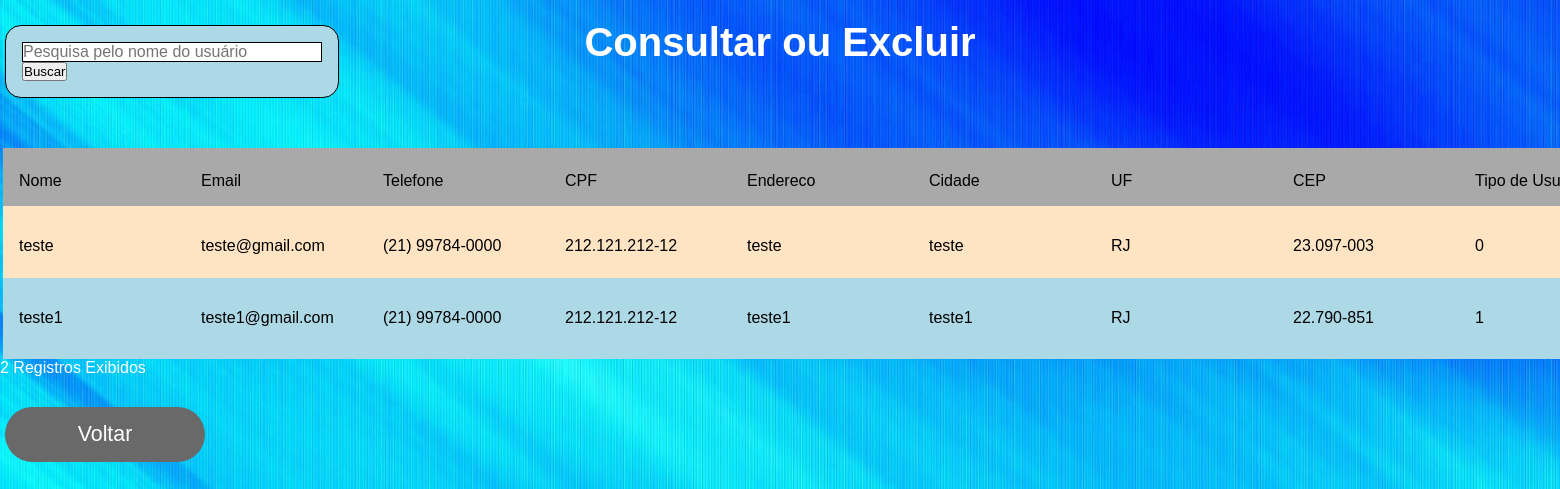
Page /usuario/pesquisarUsuario.php (signed in) on the committed database.
### tables this page shows
CREATE TABLE `usuarios` (
  `idUsuario` int(11) NOT NULL AUTO_INCREMENT,
  `email` varchar(100) DEFAULT NULL,
  `senha` varchar(100) DEFAULT NULL,
  `nome` varchar(100) DEFAULT NULL,
  `telefone` varchar(30) DEFAULT NULL,
  `cpf` varchar(14) DEFAULT NULL,
  `endereco` varchar(100) DEFAULT NULL,
  `cidade` varchar(30) DEFAULT NULL,
  `uf` varchar(2) DEFAULT NULL,
  `cep` varchar(14) DEFAULT NULL,
  `adm` int(1) DEFAULT NULL,
  PRIMARY KEY (`idUsuario`)
);

### usuario/pesquisarUsuario.php (the view, shortened to what this page needs)
<?php
    if(isset($_SESSION["usuario"]) && is_array($_SESSION["usuario"])){
        $nome = $_SESSION["usuario"][0];
    }else{
        echo "<script>window.location = '../index.php'</script>";
    }
?>
<link rel="stylesheet" href="../estilos.css">
<h2 id="consulta">Consultar ou Excluir</h2>
<form method="post" id="botao-pesquisa" action="pesquisarUsuario.php">
     <input type="search" name="busca" placeholder="Pesquisa pelo nome do usuário" autofocus="true"/>
    <button type="submit">Buscar</button>
</form>
<?php
include_once "../conexao.php";
   try{
  $consulta = $conectar->query("SELECT idUsuario, nome, email, telefone, cpf, endereco, cidade, uf, cep, adm FROM usuarios WHERE nome like '$nome%'");
echo "<table id=tituloEditar><tr><td>Nome</td><td>Email</td><td>Telefone</td><td>CPF</td><td>Endereco</td><td>Cidade</td><td>UF</td><td>CEP</td><td>Tipo de Usuário</td><td>Ações</td></tr> </table>";
    while($linha = $consulta->fetch(PDO::FETCH_ASSOC)) {
         echo "<table id=corpoEditar><tr><td>$linha[nome]</td><td>$linha[email]</td><td>$linha[telefone]</td><td>$linha[cpf]</td><td>$linha[endereco]</td><td>$linha[cidade]</td><td>$linha[uf]</td><td>$linha[cep]</td><td>$linha[adm]</td><td><button id=botaoExcluir><a href='excluirUsuario.php?idUsuario=$linha[idUsuario]'>Excluir</a></button></td></tr>";
    }
    echo "</table>";
    echo $consulta->rowCount() . " Registros Exibidos" . "<br>";
}catch(PDOException $e){
    echo $e->getMessage();
}
?>
 <button class="threed" id="botaoVoltarPesquisa"><a href="../telaInicial.php">Voltar</a> </button>

### estilos.css (style rules this page uses)
* { margin: 0px; padding: 0px; }
h2 { text-align: center; margin-top: -20px; font-size: 40px; }
a { color: white; text-decoration: none; text-align: center; display: block; }
form#botao-pesquisa { margin-top: 100px; display: inline-block; padding: 20px; margin-bottom: 20px; margin-left: 5px; width: 500px; background-color: #ADD8E6; padding: 1em; border: 1px solid #CCC; border-radius: 1em; overflow: hidden; border-color: #000; font-family: sans-serif; cursor: pointer; }
input, select { font: 1em sans-serif; width: 300px; -moz-box-sizing: border-box; box-sizing: border-box; border: 1px solid #999; }
input { border-color: #000; }
table { border-collapse: separate; border-spacing: 0 8px; margin-top: -8px; background-color: white; }
td { border: 1px solid black; border-left-width: 0; min-width: 150px; height: 18px; border: none; max-width: 150px; overflow: hidden; padding-left: 40px; padding: 1em; }
button#botaoVoltarPesquisa { display: block; height: 55px; width: 200px; margin: 10px; border-radius: 30px; border: none; font-size: 16pt; padding: 10px 20px; background-color: #696969; color: white; outline: none; margin-left: 5px; margin-top: 30px; float: left; cursor: pointer; }
h2#consulta { margin-top: 20px; }
form#botao-pesquisa { margin-top: -40px; display: inline-block; padding: 20px; margin-bottom: 20px; margin-left: 5px; width: 300px; background-color: #ADD8E6; padding: 1em; border: 1px solid #CCC; border-radius: 1em; overflow: hidden; border-color: #000; font-family: sans-serif; cursor: pointer; }
table#tituloEditar { background-color: #A9A9A9; font-family: sans-serif; margin-left: 3px; color: black; margin-top: 30px; }
table#corpoEditar { border: none; background-color: #ADD8E6; font-family: sans-serif; margin-left: 3px; color: black; }
table#corpoEditar:nth-child(even) { background-color: #FFE4C4; }

### rows in the picture
usuarios: nome "teste", email "teste@gmail.com", telefone "(21) 99784-0000", cpf "212.121.212-12", endereco "teste", cidade "teste", uf "RJ", cep "23.097-003", adm "0"
usuarios: nome "teste1", email "teste1@gmail.com", telefone "(21) 99784-0000", cpf "212.121.212-12", endereco "teste1", cidade "teste1", uf "RJ", cep "22.790-851", adm "1"

### other values in the picture
$consulta->rowCount() "2"
